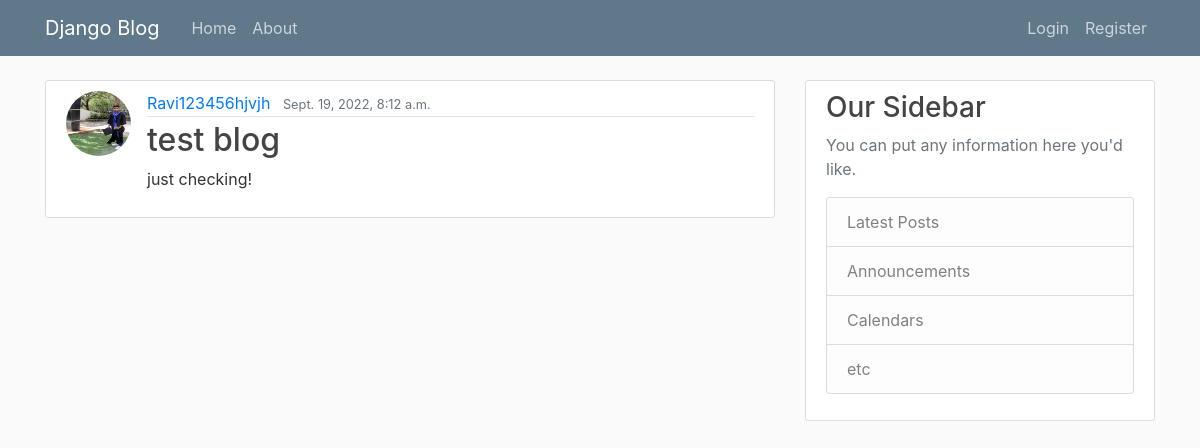
The page /post/8/ on the database its author committed.
### blog/models.py (models this page shows, shortened)
class Post(models.Model):
    title=models.CharField(max_length=100) #it is used for short lenth of string upto 255 char
    content=models.TextField()  #for more than 255 char
    date_posted=models.DateTimeField(auto_now=True)
    author=models.ForeignKey(User,on_delete=models.CASCADE)#we use one to many relationship coz one user can have multiple post.

### users/models.py (models this page shows, shortened)
class Profile (models.Model):
    user=models.OneToOneField(User,on_delete=models.CASCADE)
    image=models.ImageField(default='default.jpg',upload_to='profile_pics')

### blog/views.py (the view)
# urls.py: path('post/<int:pk>/', PostDetailView.as_view(),name='post-detail'),
class PostDetailView(DetailView):
    model=Post

### blog/templates/blog/post_detail.html (shortened to what this page needs)
{% extends 'blog/base.html' %}
{%block content%}
  <article class="media content-section">
    <img class="rounded-circle article-img" src="{{object.author.profile.image.url}}" />
    <div class="media-body">
      <div class="article-metadata">
        <a class="mr-2" href="#">{{ object.author }}</a>
        <small class="text-muted">{{ object.date_posted }}</small>
      </div>
      <h2 class="article-title">{{ object.title }}</h2>
      <p class="article-content">{{ object.content }}</p>
    </div>
  </article>
{% endblock content%}

### blog/static/blog/main.css (style rules this page uses)
body { background: #fafafa; color: #333333; margin-top: 5rem; }
h1, h2, h3, h4, h5, h6 { color: #444444; }
.content-section { background: #ffffff; padding: 10px 20px; border: 1px solid #dddddd; border-radius: 3px; margin-bottom: 20px; }
.article-title { color: #444444; }
.article-content { white-space: pre-line; }
.article-img { height: 65px; width: 65px; margin-right: 16px; }
.article-metadata { padding-bottom: 1px; margin-bottom: 4px; border-bottom: 1px solid #e3e3e3 }

### rows shown on the page
Post: author.profile.image (picture), author "Ravi123456hjvjh", date_posted "Sept. 19, 2022, 8:12 a.m.", title "test blog", content "just checking!"
